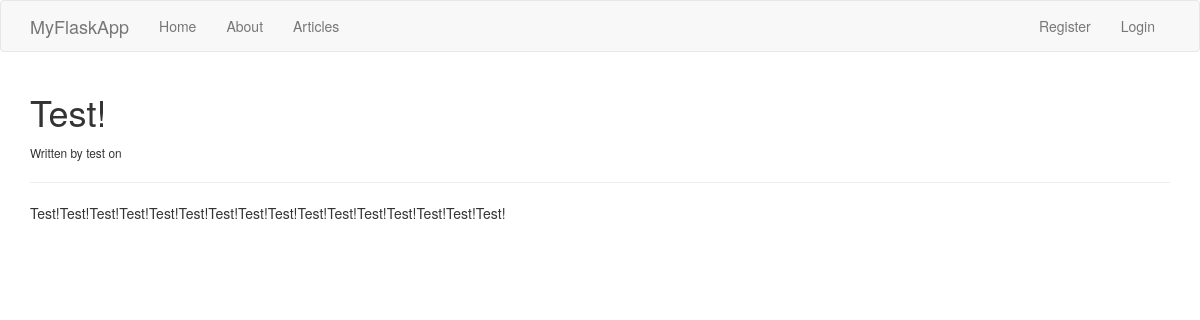
Screenshot of /article/2/ with the database file from the repository.
### tables this page shows
CREATE TABLE articles_v(id INTEGER PRIMARY KEY,title text, body string, author string);

### app.py (the view)
@app.route('/article/<string:id>/')
def article(id):
    con = sqlite3.connect(DATABASE)
    con.row_factory = dict_factory
    cur=con.cursor()
    try:
        result = cur.execute("SELECT * FROM articles_v WHERE id = ?", [id])
        article = cur.fetchone()
    except:
        cur.close()
        con.close()
        msg = 'No Articles Found'
        return render_template('articles.html', msg=msg)
    finally:
        cur.close()
        con.close()
        return render_template('article.html', article=article)

### app.py (called while the page is built)
def dict_factory(cursor, row):
    d = {}
    for idx, col in enumerate(cursor.description):
        d[col[0]] = row[idx]
    return d

### templates/article.html
{% extends 'layout.html' %}
{% block body %}
  <h1>{{article.title}}</h1>
  <small>Written by {{article.author}} on {{article.create_date}}</small>
  <hr>
  <div>
    {{article.body | safe}}
  </div>
{% endblock %}

### rows the page displays
articles_v: title "Test!", author "test", body "Test!Test!Test!Test!Test!Test!Test!Test!Test!Test!Test!Test!Test!Test!Test!Test!"
